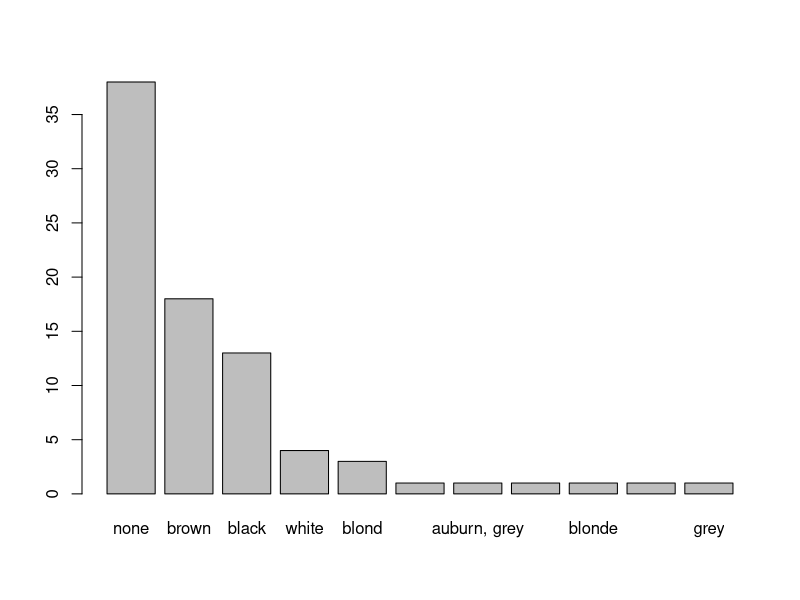
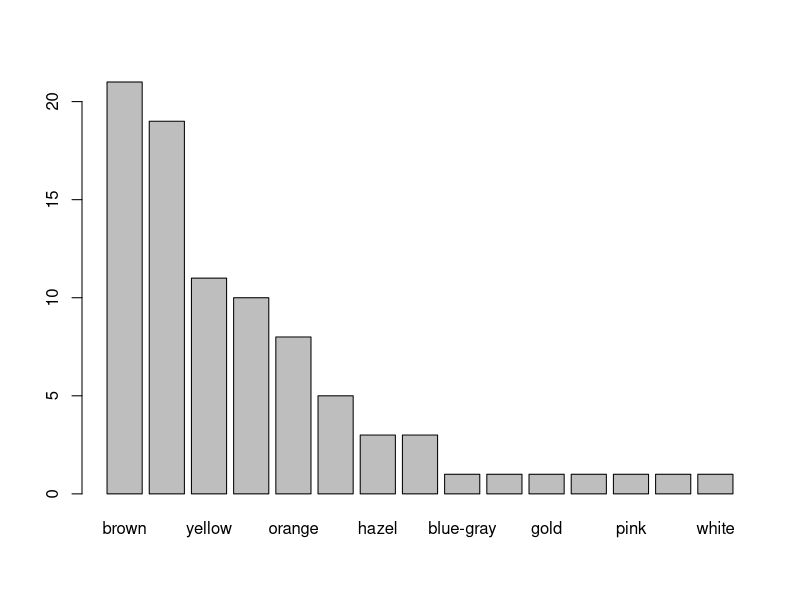
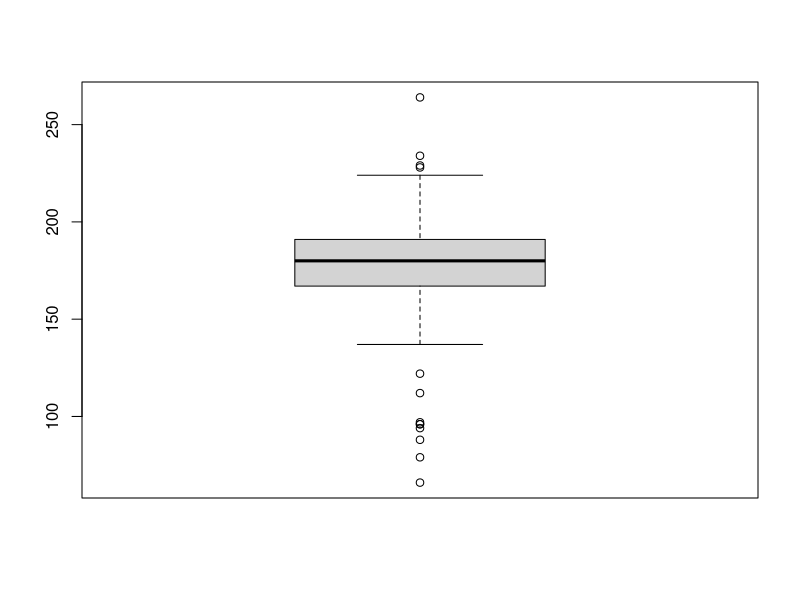
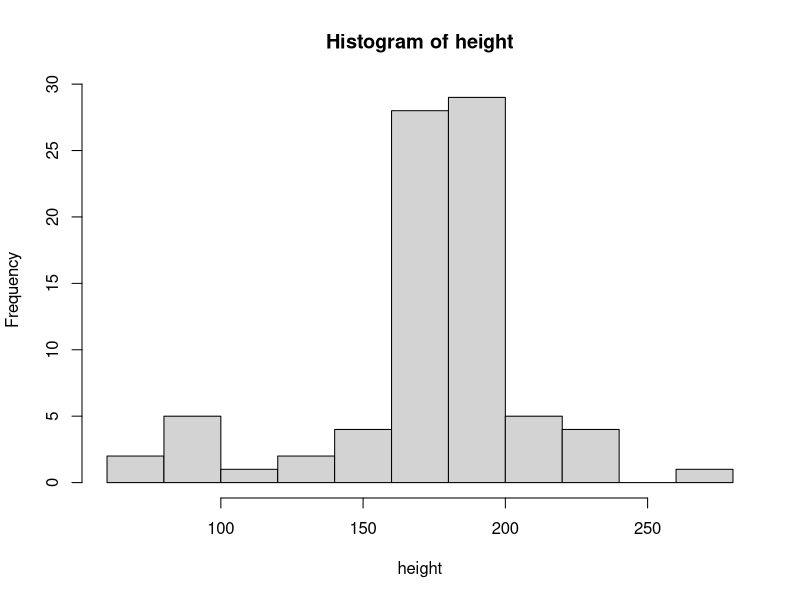

Source code (R) for these figures, in order:
# Explore
# Clean
# Manipulate
# Describe
# Visualize
# Analyse

library(tidyverse)
data()
?starwars
#dimensions function
dim(starwars)
#structure function that seems like string
str(starwars)
#glimpse function? usually better than the str() function for the same purpose, comes with the tidyverse package
glimpse(starwars)
#brings up data set in a new window
View(starwars)
#comment
head(starwars)
#comment
tail(starwars)

#to look at a particular variable
starwars$name

attach(starwars)

#This function gives you the names of all variables in the dataframe
names(starwars)
#In this case tells you how many variables there are
length(starwars)
#class tells you the type of the variable
class(hair_color)
#Tells you the number of observations for a particular variable
length(hair_color)
#Shows you all distinct values for a specific variable
unique(hair_color)

#shows counts of each observation
table(hair_color)
#Now sorting the table
sort(table(hair_color))
#Same as the above just pops it into a new window
View(sort(table(hair_color), decreasing = TRUE))
#Same as above but now it's a plot
barplot(sort(table(hair_color), decreasing = TRUE))

#plot
barplot(sort(table(eye_color), decreasing = TRUE))


#Doing this with tidyverse

starwars %>% 
  select(hair_color) %>% 
  count(hair_color) %>% 
  arrange(desc(n)) %>% 
  View()

#showing just rows where hair color is na and showing all variables
View(starwars[is.na(hair_color),])

#Dealing with numeric variable
class(height)
length(height)
#Seeing counts of unique height observations
View(sort(table(height), decreasing = TRUE))
#kdsajfl summary also shows how many missing values there is which is quite useful
summary(height)
#plots
boxplot(height)
#Is the distributions normal? determines what kind of statistical functions can be applied to the data
hist(height)

